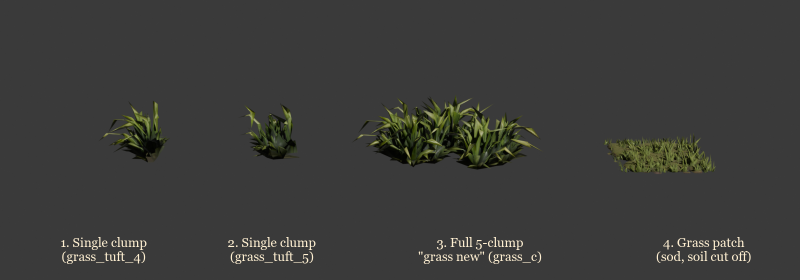
#> input picture unused_grass_models.png, 1600 x 560 px (shown at 1/2 size)
$ python -i gen_ui.py   (imports and definitions only)
#> lines starting #> are read from the running program, lines starting #| are printed output that depends on the picture
"""Generates the parchment UI kit for Lantern Hollow into game/assets/ui/.

    python tools/gen_ui.py

Everything is drawn at 4x and downsampled for clean anti-aliasing. Cards and
buttons are 9-patch textures (Godot StyleBoxTexture); the margins used in
ui.gd are noted next to each one. Palette follows the UI concepts: warm
parchment, moss-green buttons with gold trim, navy ink.
"""
import math
import random
from pathlib import Path

import numpy as np
from PIL import Image, ImageChops, ImageDraw, ImageFilter

OUT = Path(__file__).resolve().parent.parent / "game" / "assets" / "ui"
# [1 line not run here, left out]
SS = 4  # supersampling

PAPER = (241, 230, 204)
PAPER_DARK = (230, 214, 178)
BURN = (160, 124, 78)
GREEN = (62, 88, 52)
GREEN_DARK = (40, 60, 36)
GREEN_LIGHT = (84, 116, 68)
GOLD = (214, 172, 86)
GOLD_LIGHT = (246, 214, 138)
GOLD_DARK = (128, 92, 38)
INK = (34, 46, 62)

rng = np.random.default_rng(7)
# [1 line not run here, left out]


# [56 lines left out: functions noise, save, paper_texture, rivet, not called in this run]


def with_shadow(img, blur=10, offset=(0, 6), opacity=0.45, pad=18):
    w, h = img.size
    canvas = Image.new("RGBA", (w + pad * 2, h + pad * 2), (0, 0, 0, 0))
    a = img.split()[3]
    sh = Image.new("RGBA", canvas.size, (0, 0, 0, 0))
    sh.paste((20, 14, 8, int(255 * opacity)), (pad + offset[0], pad + offset[1]), a)
    sh = sh.filter(ImageFilter.GaussianBlur(blur))
    canvas.alpha_composite(sh)
    canvas.alpha_composite(img, (pad, pad))
    return canvas


# [356 lines left out: functions card, plate, key_badge, leaf_poly, draw_leaf, sprig and 13 more, not called in this run]


# [26 lines not run here, left out]

>>> import cv2
>>> picture = cv2.imread('../unused_grass_models.png', cv2.IMREAD_GRAYSCALE)
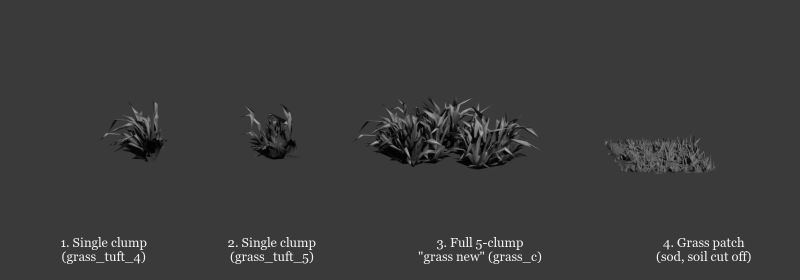
#> picture: shape (560, 1600) (shown at 1/2 size); min 1, max 241, mean 59.4
>>> result = with_shadow(picture)
#> (the run stopped early here; a loop or call above may not have finished)
